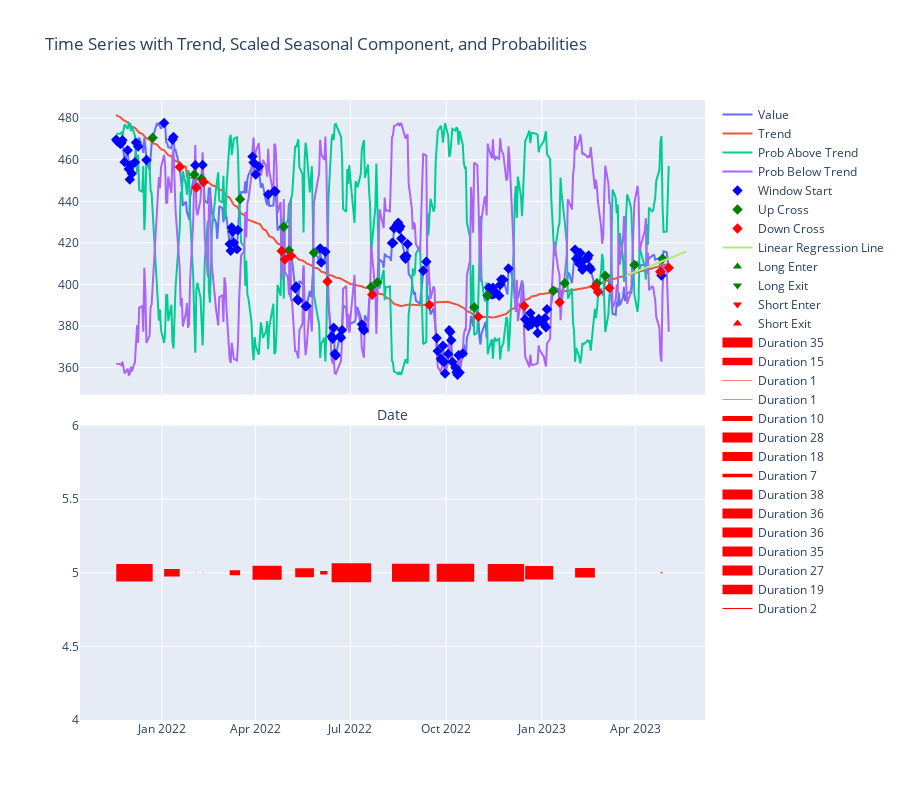

Notebook code cell kept with this figure:
### Code cell
tickerObj = yf.download(tickers="SPY", interval="1d")
df_raw = pd.DataFrame(tickerObj)
df_raw = df_raw.tail(365)

trend, prob_above_trend, prob_below_trend, volatility, model = generate_probability(df_raw)

df_raw = attach_markers(df_raw, trend, prob_above_trend)
df_durations = calc_durations_with_extremes(df_raw)
plot_full_analysis(df_raw, trend, prob_above_trend, prob_below_trend, model, df_durations, ledger)

### Figure 1 — Plotly figure (JSON) as saved in the notebook; plotly's stock layout.template omitted (floating-point values rounded to 4 significant figures; data arrays with more than 128 entries replaced by an {"elided": "..."} marker saying what was removed)
{"data": [{"mode": "lines", "name": "Value", "type": "scatter", "x": {"elided": "365 str values"}, "xaxis": "x", "y": {"elided": "365 float values"}, "yaxis": "y"}, {"mode": "lines", "name": "Trend", "type": "scatter", "x": {"elided": "365 str values"}, "xaxis": "x", "y": {"elided": "365 float values"}, "yaxis": "y"}, {"mode": "lines", "name": "Prob Above Trend", "type": "scatter", "x": {"elided": "365 str values"}, "xaxis": "x", "y": {"elided": "365 float values"}, "yaxis": "y"}, {"mode": "lines", "name": "Prob Below Trend", "type": "scatter", "x": {"elided": "365 str values"}, "xaxis": "x", "y": {"elided": "365 float values"}, "yaxis": "y"}, {"marker": {"color": "blue", "size": 8, "symbol": "diamond"}, "mode": "markers", "name": "Window Start", "type": "scatter", "x": {"elided": "365 str values"}, "xaxis": "x", "y": {"elided": "365 float values"}, "yaxis": "y"}, {"marker": {"color": "green", "size": 8, "symbol": "diamond"}, "mode": "markers", "name": "Up Cross", "type": "scatter", "x": {"elided": "365 str values"}, "xaxis": "x", "y": {"elided": "365 float values"}, "yaxis": "y"}, {"marker": {"color": "red", "size": 8, "symbol": "diamond"}, "mode": "markers", "name": "Down Cross", "type": "scatter", "x": {"elided": "365 str values"}, "xaxis": "x", "y": {"elided": "365 float values"}, "yaxis": "y"}, {"mode": "lines", "name": "Linear Regression Line", "type": "scatter", "x": ["2023-03-23T00:00:00", "2023-03-24T00:00:00", "2023-03-25T00:00:00", "2023-03-26T00:00:00", "2023-03-27T00:00:00", "2023-03-28T00:00:00", "2023-03-29T00:00:00", "2023-03-30T00:00:00", "2023-03-31T00:00:00", "2023-04-01T00:00:00", "2023-04-02T00:00:00", "2023-04-03T00:00:00", "2023-04-04T00:00:00", "2023-04-05T00:00:00", "2023-04-06T00:00:00", "2023-04-07T00:00:00", "2023-04-08T00:00:00", "2023-04-09T00:00:00", "2023-04-10T00:00:00", "2023-04-11T00:00:00", "2023-04-12T00:00:00", "2023-04-13T00:00:00", "2023-04-14T00:00:00", "2023-04-15T00:00:00", "2023-04-16T00:00:00", "2023-04-17T00:00:00", "2023-04-18T00:00:00", "2023-04-19T00:00:00", "2023-04-20T00:00:00", "2023-04-21T00:00:00", "2023-04-22T00:00:00", "2023-04-23T00:00:00", "2023-04-24T00:00:00", "2023-04-25T00:00:00", "2023-04-26T00:00:00", "2023-04-27T00:00:00", "2023-04-28T00:00:00", "2023-04-29T00:00:00", "2023-04-30T00:00:00", "2023-05-01T00:00:00", "2023-05-02T00:00:00", "2023-05-03T00:00:00", "2023-05-04T00:00:00", "2023-05-05T00:00:00", "2023-05-06T00:00:00", "2023-05-07T00:00:00", "2023-05-08T00:00:00", "2023-05-09T00:00:00", "2023-05-10T00:00:00", "2023-05-11T00:00:00", "2023-05-12T00:00:00", "2023-05-13T00:00:00", "2023-05-14T00:00:00", "2023-05-15T00:00:00", "2023-05-16T00:00:00", "2023-05-17T00:00:00", "2023-05-18T00:00:00", "2023-05-19T00:00:00", "2023-05-20T00:00:00", "2023-05-21T00:00:00", "2023-05-22T00:00:00", "2023-05-23T00:00:00", "2023-05-24T00:00:00", "2023-05-25T00:00:00", "2023-05-26T00:00:00", "2023-05-27T00:00:00", "2023-05-28T00:00:00", "2023-05-29T00:00:00", "2023-05-30T00:00:00", "2023-05-31T00:00:00", "2023-06-01T00:00:00", "2023-06-02T00:00:00", "2023-06-03T00:00:00"], "xaxis": "x", "y": [404.3, 404.5, 404.7, 404.9, 405.1, 405.3, 405.5, 405.7, 405.9, 406.1, 406.3, 406.5, 406.7, 406.9, 407.1, 407.3, 407.5, 407.7, 407.9, 408.1, 408.3, 408.5, 408.7, 408.9, 409.1, 409.3, 409.5, 409.7, 409.9, 410.1, 410.3, 410.5, 410.7, 410.9, 411.1, 411.3, 411.5, 411.7, 411.9, 412.1, 412.3, 412.5, 412.7, 412.9, 413.1, 413.3, 413.5, 413.7, 413.9, 414.1, 414.3, 414.5, 414.7, 414.9, 415.1, 415.3, 415.5, 415.7, 415.9], "yaxis": "y"}, {"marker": {"color": "green", "size": 8, "symbol": "triangle-up"}, "mode": "markers", "name": "Long Enter", "type": "scatter", "x": {"elided": "365 str values"}, "xaxis": "x", "y": {"elided": "365 null values"}, "yaxis": "y"}, {"marker": {"color": "green", "size": 8, "symbol": "triangle-down"}, "mode": "markers", "name": "Long Exit", "type": "scatter", "x": {"elided": "365 str values"}, "xaxis": "x", "y": {"elided": "365 null values"}, "yaxis": "y"}, {"marker": {"color": "red", "size": 8, "symbol": "triangle-down"}, "mode": "markers", "name": "Short Enter", "type": "scatter", "x": {"elided": "365 str values"}, "xaxis": "x", "y": {"elided": "365 null values"}, "yaxis": "y"}, {"marker": {"color": "red", "size": 8, "symbol": "triangle-up"}, "mode": "markers", "name": "Short Exit", "type": "scatter", "x": {"elided": "365 str values"}, "xaxis": "x", "y": {"elided": "365 null values"}, "yaxis": "y"}, {"line": {"color": "red", "width": 17.5}, "mode": "lines", "name": "Duration 35", "type": "scatter", "x": ["2021-11-18T00:00:00", "2021-12-23T00:00:00"], "xaxis": "x2", "y": [5, 5], "yaxis": "y2"}, {"line": {"color": "red", "width": 7.5}, "mode": "lines", "name": "Duration 15", "type": "scatter", "x": ["2022-01-03T00:00:00", "2022-01-18T00:00:00"], "xaxis": "x2", "y": [5, 5], "yaxis": "y2"}, {"line": {"color": "red", "width": 0.5}, "mode": "lines", "name": "Duration 1", "type": "scatter", "x": ["2022-02-02T00:00:00", "2022-02-03T00:00:00"], "xaxis": "x2", "y": [5, 5], "yaxis": "y2"}, {"line": {"color": "red", "width": 0.5}, "mode": "lines", "name": "Duration 1", "type": "scatter", "x": ["2022-02-09T00:00:00", "2022-02-10T00:00:00"], "xaxis": "x2", "y": [5, 5], "yaxis": "y2"}, {"line": {"color": "red", "width": 5}, "mode": "lines", "name": "Duration 10", "type": "scatter", "x": ["2022-03-07T00:00:00", "2022-03-17T00:00:00"], "xaxis": "x2", "y": [5, 5], "yaxis": "y2"}, {"line": {"color": "red", "width": 14}, "mode": "lines", "name": "Duration 28", "type": "scatter", "x": ["2022-03-29T00:00:00", "2022-04-26T00:00:00"], "xaxis": "x2", "y": [5, 5], "yaxis": "y2"}, {"line": {"color": "red", "width": 9}, "mode": "lines", "name": "Duration 18", "type": "scatter", "x": ["2022-05-09T00:00:00", "2022-05-27T00:00:00"], "xaxis": "x2", "y": [5, 5], "yaxis": "y2"}, {"line": {"color": "red", "width": 3.5}, "mode": "lines", "name": "Duration 7", "type": "scatter", "x": ["2022-06-02T00:00:00", "2022-06-09T00:00:00"], "xaxis": "x2", "y": [5, 5], "yaxis": "y2"}, {"line": {"color": "red", "width": 19}, "mode": "lines", "name": "Duration 38", "type": "scatter", "x": ["2022-06-13T00:00:00", "2022-07-21T00:00:00"], "xaxis": "x2", "y": [5, 5], "yaxis": "y2"}, {"line": {"color": "red", "width": 18}, "mode": "lines", "name": "Duration 36", "type": "scatter", "x": ["2022-08-10T00:00:00", "2022-09-15T00:00:00"], "xaxis": "x2", "y": [5, 5], "yaxis": "y2"}, {"line": {"color": "red", "width": 18}, "mode": "lines", "name": "Duration 36", "type": "scatter", "x": ["2022-09-22T00:00:00", "2022-10-28T00:00:00"], "xaxis": "x2", "y": [5, 5], "yaxis": "y2"}, {"line": {"color": "red", "width": 17.5}, "mode": "lines", "name": "Duration 35", "type": "scatter", "x": ["2022-11-10T00:00:00", "2022-12-15T00:00:00"], "xaxis": "x2", "y": [5, 5], "yaxis": "y2"}, {"line": {"color": "red", "width": 13.5}, "mode": "lines", "name": "Duration 27", "type": "scatter", "x": ["2022-12-16T00:00:00", "2023-01-12T00:00:00"], "xaxis": "x2", "y": [5, 5], "yaxis": "y2"}, {"line": {"color": "red", "width": 9.5}, "mode": "lines", "name": "Duration 19", "type": "scatter", "x": ["2023-02-02T00:00:00", "2023-02-21T00:00:00"], "xaxis": "x2", "y": [5, 5], "yaxis": "y2"}, {"line": {"color": "red", "width": 1}, "mode": "lines", "name": "Duration 2", "type": "scatter", "x": ["2023-04-25T00:00:00", "2023-04-27T00:00:00"], "xaxis": "x2", "y": [5, 5], "yaxis": "y2"}], "layout": {"height": 800, "title": {"text": "Time Series with Trend, Scaled Seasonal Component, and Probabilities"}, "xaxis": {"anchor": "y", "domain": [0, 1], "matches": "x2", "showticklabels": false, "title": {"text": "Date"}}, "xaxis2": {"anchor": "y2", "domain": [0, 1]}, "yaxis": {"anchor": "x", "domain": [0.525, 1]}, "yaxis2": {"anchor": "x2", "domain": [0, 0.475]}}}
